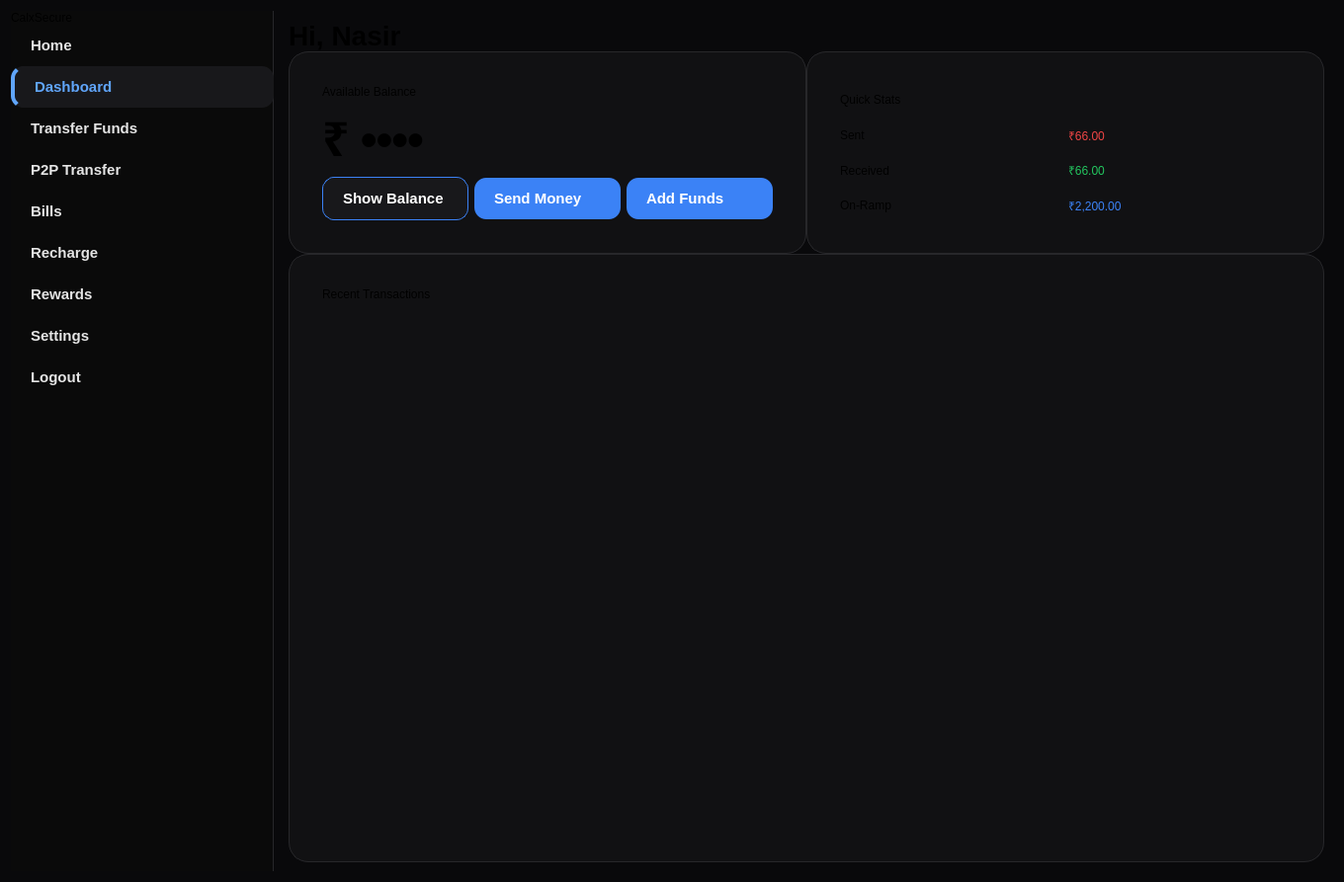
<?xml version="1.0" encoding="UTF-8"?>
<ui version="4.0">
 <class>DashboardPageClass</class>
 <widget class="QWidget" name="DashboardPageClass">
  <property name="geometry">
   <rect>
    <x>0</x>
    <y>0</y>
    <width>1360</width>
    <height>860</height>
   </rect>
  </property>
  <property name="styleSheet">
   <string notr="true">
	   QWidget#DashboardPageClass {
	   background-color: #09090b;
	   font-family: Inter, Segoe UI, sans-serif;
	   color: #ffffff;
	   }

	   /* Sidebar */
	   QWidget#Sidebar {
	   background-color: #0a0a0a;
	   border-right: 1px solid #27272a;
	   min-width: 260px;
	   }
	   QFrame#transferInputCard, QFrame#historyCard {
	   background-color: #111113;
	   border: 1px solid #27272a;
	   border-radius: 20px;
	   }

	   QListWidget#onrampHistoryList::item {
	   padding: 16px 12px;
	   border-bottom: 1px solid #1f1f23;
	   border-radius: 8px;
	   }
	   QListWidget#onrampHistoryList::item:hover {
	   background-color: #1a1a1e;
	   }
	   QPushButton {
	   text-align: left;
	   padding: 14px 24px;
	   border: none;
	   background: transparent;
	   color: #e5e5e5;
	   font-size: 15px;
	   font-weight: 500;
	   }
	   QPushButton:hover { background-color: #1f1f22; color: #ffffff; }
	   QPushButton:checked {
	   background-color: #18181b;
	   color: #60a5fa;
	   border-left: 4px solid #60a5fa;
	   }

	   /* Cards */
	   QFrame#card, QFrame#statsCard, QFrame#balanceCard, QFrame#card_2, QFrame#card_3,
	   QFrame#transferInputCard, QFrame#historyCard {
	   background-color: #111113;
	   border: 1px solid #27272a;
	   border-radius: 20px;
	   padding: 24px;
	   }

	   /* Typography */
	   QLabel#greeting { font-size: 28px; font-weight: 600; }
	   QLabel#balanceAmount { font-size: 48px; font-weight: 700; letter-spacing: -1px; }

	   QLabel[class="subheading"] {
	   font-size: 18px;
	   font-weight: 500;
	   color: #a1a1aa;
	   }

	   /* Buttons */
	   QPushButton {
	   border-radius: 12px;
	   padding: 12px 20px;
	   font-weight: 600;
	   }
	   QPushButton#btnShowBalance {
	   background-color: #18181b;
	   border: 1px solid #3b82f6;
	   color: #ffffff;
	   }
	   QPushButton#btnSendMoney, QPushButton#btnAddFunds, QPushButton#btnAddFundsConfirm,
	   QPushButton#btnPay, QPushButton#btnRecharge, QPushButton#btnCreateBill {
	   background-color: #3b82f6;
	   color: #ffffff;
	   }
	   QPushButton:hover { background-color: #2563eb; }

	   /* Form Elements */
	   QLineEdit, QDoubleSpinBox, QComboBox {
	   background-color: #1f1f23;
	   border: 1px solid #3b82f6;
	   border-radius: 10px;
	   padding: 10px;
	   color: #ffffff;
	   }

	   QListWidget {
	   background-color: transparent;
	   border: none;
	   }
	   QListWidget::item {
	   padding: 14px;
	   border-bottom: 1px solid #27272a;
	   color: #e5e5e5;
	   }
   </string>
  </property>
  <layout class="QHBoxLayout" name="horizontalLayout_2" stretch="1,4">
   <item>
    <widget class="QWidget" name="Sidebar" native="true">
     <layout class="QVBoxLayout">
      <property name="spacing">
       <number>0</number>
      </property>
      <property name="leftMargin">
       <number>0</number>
      </property>
      <property name="topMargin">
       <number>0</number>
      </property>
      <property name="rightMargin">
       <number>0</number>
      </property>
      <item>
       <widget class="QLabel" name="label">
        <property name="text">
         <string>CalxSecure</string>
        </property>
       </widget>
      </item>
      <item>
       <widget class="QPushButton" name="Home_pushButton">
        <property name="text">
         <string>Home</string>
        </property>
        <property name="checkable">
         <bool>true</bool>
        </property>
       </widget>
      </item>
      <item>
       <widget class="QPushButton" name="Dashboard_pushButton">
        <property name="text">
         <string>Dashboard</string>
        </property>
        <property name="checkable">
         <bool>true</bool>
        </property>
        <property name="checked">
         <bool>true</bool>
        </property>
       </widget>
      </item>
      <item>
       <widget class="QPushButton" name="Transfer_pushButton">
        <property name="text">
         <string>Transfer Funds</string>
        </property>
        <property name="checkable">
         <bool>true</bool>
        </property>
       </widget>
      </item>
      <item>
       <widget class="QPushButton" name="P2PTransfer_pushButton">
        <property name="text">
         <string>P2P Transfer</string>
        </property>
        <property name="checkable">
         <bool>true</bool>
        </property>
       </widget>
      </item>
      <item>
       <widget class="QPushButton" name="Bills_pushButton">
        <property name="text">
         <string>Bills</string>
        </property>
        <property name="checkable">
         <bool>true</bool>
        </property>
       </widget>
      </item>
      <item>
       <widget class="QPushButton" name="Recharge_pushButton">
        <property name="text">
         <string>Recharge</string>
        </property>
        <property name="checkable">
         <bool>true</bool>
        </property>
       </widget>
      </item>
      <item>
       <widget class="QPushButton" name="Rewards_pushButton">
        <property name="text">
         <string>Rewards</string>
        </property>
        <property name="checkable">
         <bool>true</bool>
        </property>
       </widget>
      </item>
      <item>
       <widget class="QPushButton" name="Settings_pushButton">
        <property name="text">
         <string>Settings</string>
        </property>
        <property name="checkable">
         <bool>true</bool>
        </property>
       </widget>
      </item>
      <item>
       <widget class="QPushButton" name="btnLogout">
        <property name="text">
         <string>Logout</string>
        </property>
       </widget>
      </item>
      <item>
       <spacer name="verticalSpacer">
        <property name="orientation">
         <enum>Qt::Orientation::Vertical</enum>
        </property>
        <property name="sizeHint" stdset="0">
         <size>
          <width>0</width>
          <height>0</height>
         </size>
        </property>
       </spacer>
      </item>
     </layout>
    </widget>
   </item>
   <item>
    <widget class="QWidget" name="widget" native="true">
     <layout class="QHBoxLayout" name="horizontalLayout">
      <item>
       <widget class="QStackedWidget" name="stackedWidget">
        <property name="currentIndex">
         <number>0</number>
        </property>
        <widget class="QWidget" name="Dashboard">
         <layout class="QVBoxLayout">
          <property name="spacing">
           <number>0</number>
          </property>
          <property name="leftMargin">
           <number>0</number>
          </property>
          <property name="topMargin">
           <number>0</number>
          </property>
          <property name="rightMargin">
           <number>0</number>
          </property>
          <property name="bottomMargin">
           <number>0</number>
          </property>
          <item>
           <widget class="QLabel" name="greeting">
            <property name="text">
             <string>Hi, Nasir</string>
            </property>
           </widget>
          </item>
          <item>
           <layout class="QHBoxLayout">
            <item>
             <widget class="QFrame" name="balanceCard">
              <layout class="QVBoxLayout">
               <item>
                <widget class="QLabel" name="subheading_2">
                 <property name="text">
                  <string>Available Balance</string>
                 </property>
                </widget>
               </item>
               <item>
                <widget class="QLabel" name="balanceAmount">
                 <property name="text">
                  <string>₹ ••••</string>
                 </property>
                </widget>
               </item>
               <item>
                <layout class="QHBoxLayout">
                 <item>
                  <widget class="QPushButton" name="btnShowBalance">
                   <property name="text">
                    <string>Show Balance</string>
                   </property>
                  </widget>
                 </item>
                 <item>
                  <widget class="QPushButton" name="btnSendMoney">
                   <property name="text">
                     <string>Send Money</string>
                   </property>
                  </widget>
                 </item>
                 <item>
                  <widget class="QPushButton" name="btnAddFunds">
                   <property name="text">
                    <string>Add Funds</string>
                   </property>
                  </widget>
                 </item>
                </layout>
               </item>
              </layout>
             </widget>
            </item>
            <item>
             <widget class="QFrame" name="statsCard">
              <layout class="QVBoxLayout">
               <item>
                <widget class="QLabel" name="subheading_3">
                 <property name="text">
                  <string>Quick Stats</string>
                 </property>
                </widget>
               </item>
               <item>
                <layout class="QHBoxLayout">
                 <item>
                  <widget class="QLabel" name="label_2">
                   <property name="text">
                    <string>Sent</string>
                   </property>
                  </widget>
                 </item>
                 <item>
                  <widget class="QLabel" name="lblSent">
                   <property name="styleSheet">
                    <string>color:#ef4444;</string>
                   </property>
                   <property name="text">
                    <string>₹66.00</string>
                   </property>
                  </widget>
                 </item>
                </layout>
               </item>
               <item>
                <layout class="QHBoxLayout">
                 <item>
                  <widget class="QLabel" name="label_3">
                   <property name="text">
                    <string>Received</string>
                   </property>
                  </widget>
                 </item>
                 <item>
                  <widget class="QLabel" name="lblReceived">
                   <property name="styleSheet">
                    <string>color:#22c55e;</string>
                   </property>
                   <property name="text">
                    <string>₹66.00</string>
                   </property>
                  </widget>
                 </item>
                </layout>
               </item>
               <item>
                <layout class="QHBoxLayout">
                 <item>
                  <widget class="QLabel" name="label_4">
                   <property name="text">
                    <string>On-Ramp</string>
                   </property>
                  </widget>
                 </item>
                 <item>
                  <widget class="QLabel" name="lblOnRamp">
                   <property name="styleSheet">
                    <string>color:#3b82f6;</string>
                   </property>
                   <property name="text">
                    <string>₹2,200.00</string>
                   </property>
                  </widget>
                 </item>
                </layout>
               </item>
              </layout>
             </widget>
            </item>
           </layout>
          </item>
          <item>
           <widget class="QFrame" name="card">
            <layout class="QVBoxLayout">
             <item>
              <widget class="QLabel" name="subheading">
               <property name="text">
                <string>Recent Transactions</string>
               </property>
              </widget>
             </item>
             <item>
              <widget class="QListWidget" name="transactionsList"/>
             </item>
            </layout>
           </widget>
          </item>
         </layout>
        </widget>

        <!-- ================= TRANSFER FUNDS PAGE ================= -->
        <widget class="QWidget" name="Transfer">
         <layout class="QVBoxLayout">
          <property name="spacing">
           <number>20</number>
          </property>
          <property name="leftMargin">
           <number>24</number>
          </property>
          <property name="topMargin">
           <number>24</number>
          </property>
          <property name="rightMargin">
           <number>24</number>
          </property>
          <property name="bottomMargin">
           <number>24</number>
          </property>

          <item>
           <widget class="QLabel" name="label_5">
            <property name="styleSheet">
             <string>font-size: 32px; font-weight: 700;</string>
            </property>
            <property name="text">
             <string>Transfer Funds</string>
            </property>
           </widget>
          </item>

          <item>
           <widget class="QFrame" name="transferMainFrame">
            <layout class="QHBoxLayout">
             <property name="spacing">
              <number>24</number>
             </property>

             <!-- LEFT: Input Card -->
             <item>
              <widget class="QFrame" name="transferInputCard">
               <layout class="QVBoxLayout">
                <property name="spacing">
                 <number>16</number>
                </property>
                <item>
                 <widget class="QLabel" name="label_6">
                  <property name="text">
                   <string>Add Money</string>
                  </property>
                  <property name="styleSheet">
                   <string>font-size: 22px; font-weight: 600;</string>
                  </property>
                 </widget>
                </item>

                <item>
                 <widget class="QDoubleSpinBox" name="amountInput">
                  <property name="prefix">
                   <string>₹ </string>
                  </property>
                  <property name="minimum">
                   <double>10.000000000000000</double>
                  </property>
                  <property name="maximum">
                   <double>500000.000000000000000</double>
                  </property>
                  <property name="decimals">
                   <number>2</number>
                  </property>
                 </widget>
                </item>

                <item>
                 <widget class="QLabel" name="lblAmountError">
                  <property name="styleSheet">
                   <string>color: #ef4444; font-size: 13px;</string>
                  </property>
                  <property name="visible">
                   <bool>false</bool>
                  </property>
                 </widget>
                </item>

                <item>
                 <widget class="QComboBox" name="paymentMethod">
                  <item>
                   <property name="text">
                    <string>UPI / Bank Transfer</string>
                   </property>
                  </item>
                  <item>
                   <property name="text">
                    <string>Debit / Credit Card</string>
                   </property>
                  </item>
                 </widget>
                </item>

                <item>
                 <widget class="QWidget" name="cardDetailsWidget" native="true">
                  <property name="visible">
                   <bool>false</bool>
                  </property>
                  <layout class="QVBoxLayout" name="verticalLayout_card">
                   <property name="leftMargin">
                    <number>0</number>
                   </property>
                   <property name="topMargin">
                    <number>0</number>
                   </property>
                   <property name="rightMargin">
                    <number>0</number>
                   </property>
                   <property name="bottomMargin">
                    <number>0</number>
                   </property>
                   <item>
                    <widget class="QLineEdit" name="cardNumberInput">
                     <property name="placeholderText">
                      <string>Card Number</string>
                     </property>
                    </widget>
                   </item>
                   <item>
                    <layout class="QHBoxLayout" name="horizontalLayout_card">
                     <item>
                      <widget class="QLineEdit" name="expiryInput">
                       <property name="placeholderText">
                        <string>MM/YY</string>
                       </property>
                      </widget>
                     </item>
                     <item>
                      <widget class="QLineEdit" name="cvvInput">
                       <property name="placeholderText">
                        <string>CVV</string>
                       </property>
                       <property name="echoMode">
                        <enum>QLineEdit::Password</enum>
                       </property>
                       <property name="maxLength">
                        <number>4</number>
                       </property>
                      </widget>
                     </item>
                    </layout>
                   </item>
                   <item>
                    <widget class="QLineEdit" name="cardNameInput">
                     <property name="placeholderText">
                      <string>Name on Card</string>
                     </property>
                    </widget>
                   </item>
                  </layout>
                 </widget>
                </item>

                <item>
                 <widget class="QPushButton" name="btnAddFundsConfirm">
                  <property name="text">
                   <string>Add Funds Now</string>
                  </property>
                  <property name="enabled">
                   <bool>true</bool>
                  </property>
                 </widget>
                </item>
               </layout>
              </widget>
             </item>

             <!-- RIGHT: On-Ramp History -->
             <item>
              <widget class="QFrame" name="historyCard">
               <layout class="QVBoxLayout">
                <property name="spacing">
                 <number>12</number>
                </property>
                <item>
                 <widget class="QLabel">
                  <property name="text">
                   <string>On-Ramp History</string>
                  </property>
                  <property name="styleSheet">
                   <string>font-size: 20px; font-weight: 600;</string>
                  </property>
                 </widget>
                </item>
                <item>
                 <widget class="QListWidget" name="onrampHistoryList"/>
                </item>
               </layout>
              </widget>
             </item>
            </layout>
           </widget>
          </item>
         </layout>
        </widget>

        <!-- ================= P2P TRANSFER PAGE ================= -->
        <widget class="QWidget" name="P2PTransfer">
         <layout class="QVBoxLayout">
          <property name="spacing">
           <number>0</number>
          </property>
          <property name="leftMargin">
           <number>0</number>
          </property>
          <property name="topMargin">
           <number>0</number>
          </property>
          <property name="rightMargin">
           <number>0</number>
          </property>
          <property name="bottomMargin">
           <number>0</number>
          </property>
          <item>
           <widget class="QLabel" name="label_7">
            <property name="styleSheet">
             <string>font-size: 28px; font-weight: 600;</string>
            </property>
            <property name="text">
             <string>P2P Transfer</string>
            </property>
           </widget>
          </item>
          <item>
           <widget class="QFrame" name="card_3">
            <layout class="QVBoxLayout">
             <item>
              <widget class="QLabel" name="label_8">
               <property name="text">
                <string>Send Money</string>
               </property>
              </widget>
             </item>
             <item>
              <widget class="QLineEdit" name="mobileNumber">
               <property name="placeholderText">
                <string>Enter 10-digit mobile number</string>
               </property>
               <property name="maxLength">
                <number>10</number>
               </property>
              </widget>
             </item>
             <item>
              <widget class="QLabel" name="lblMobileError">
               <property name="styleSheet">
                <string>color: #ef4444; font-size: 11px;</string>
               </property>
               <property name="text">
                <string>Invalid mobile number</string>
               </property>
               <property name="visible">
                <bool>false</bool>
               </property>
              </widget>
             </item>
             <item>
              <widget class="QDoubleSpinBox" name="p2pAmount">
               <property name="prefix">
                <string>₹ </string>
               </property>
               <property name="minimum">
                <double>0.00</double>
               </property>
               <property name="maximum">
                <double>999999.00</double>
               </property>
              </widget>
             </item>
             <item>
              <widget class="QLabel" name="lblAmountError">
               <property name="styleSheet">
                <string>color: #ef4444; font-size: 11px;</string>
               </property>
               <property name="text">
                <string>Invalid amount / Insufficient balance</string>
               </property>
               <property name="visible">
                <bool>false</bool>
               </property>
              </widget>
             </item>
             <item>
              <widget class="QPushButton" name="btnPay">
               <property name="text">
                <string>Send Money</string>
               </property>
               <property name="enabled">
                <bool>false</bool>
               </property>
              </widget>
             </item>
            </layout>
           </widget>
          </item>
         </layout>
        </widget>

        <!-- ================= BILLS PAGE ================= -->
        <widget class="QWidget" name="Bills">
         <layout class="QVBoxLayout">
          <property name="spacing">
           <number>15</number>
          </property>
          <property name="leftMargin">
           <number>20</number>
          </property>
          <property name="topMargin">
           <number>20</number>
          </property>
          <property name="rightMargin">
           <number>20</number>
          </property>
          <property name="bottomMargin">
           <number>20</number>
          </property>
          <item>
           <widget class="QLabel" name="label_9">
            <property name="styleSheet">
             <string>font-size: 28px; font-weight: 600;</string>
            </property>
            <property name="text">
             <string>Manage Bills</string>
            </property>
           </widget>
          </item>
          <item>
           <layout class="QHBoxLayout">
            <item>
             <widget class="QPushButton" name="btnCreateBill">
              <property name="text">
               <string>+ Create New Bill</string>
              </property>
             </widget>
            </item>
            <item>
             <spacer name="horizontalSpacer">
              <property name="orientation">
               <enum>Qt::Horizontal</enum>
              </property>
              <property name="sizeHint" stdset="0">
               <size>
                <width>40</width>
                <height>20</height>
               </size>
              </property>
             </spacer>
            </item>
           </layout>
          </item>
          <item>
           <widget class="QFrame" name="card">
            <layout class="QVBoxLayout">
             <item>
              <widget class="QLabel" name="billsTitle">
               <property name="text">
                <string>Upcoming &amp; Pending Bills</string>
               </property>
               <property name="styleSheet">
                <string>font-size: 18px; font-weight: 600; color: #e2e8f0;</string>
               </property>
              </widget>
             </item>
             <item>
              <widget class="QListWidget" name="billsList"/>
             </item>
            </layout>
           </widget>
          </item>
         </layout>
        </widget>

        <!-- ================= RECHARGE PAGE ================= -->
        <widget class="QWidget" name="Recharge">
         <layout class="QVBoxLayout">
          <property name="spacing">
           <number>0</number>
          </property>
          <property name="leftMargin">
           <number>0</number>
          </property>
          <property name="topMargin">
           <number>0</number>
          </property>
          <property name="rightMargin">
           <number>0</number>
          </property>
          <property name="bottomMargin">
           <number>0</number>
          </property>
          <item>
           <widget class="QLabel" name="label_10">
            <property name="styleSheet">
             <string>font-size: 28px; font-weight: 600;</string>
            </property>
            <property name="text">
             <string>Mobile Recharge</string>
            </property>
           </widget>
          </item>
          <item>
           <widget class="QFrame" name="card">
            <layout class="QVBoxLayout">
             <item>
              <widget class="QLabel" name="label">
               <property name="text">
                <string>Recharge Your Mobile</string>
               </property>
              </widget>
             </item>
             <item>
              <widget class="QLineEdit" name="rechargeNumber">
               <property name="placeholderText">
                <string>Enter Mobile Number</string>
               </property>
              </widget>
             </item>
             <item>
              <widget class="QDoubleSpinBox" name="rechargeAmount">
               <property name="prefix">
                <string>₹ </string>
               </property>
               <property name="maximum">
                <double>10000.000000000000000</double>
               </property>
              </widget>
             </item>
             <item>
              <widget class="QComboBox" name="operatorCombo">
               <item>
                <property name="text">
                 <string>Airtel</string>
                </property>
               </item>
               <item>
                <property name="text">
                 <string>Jio</string>
                </property>
               </item>
               <item>
                <property name="text">
                 <string>Vi</string>
                </property>
               </item>
               <item>
                <property name="text">
                 <string>BSNL</string>
                </property>
               </item>
              </widget>
             </item>
             <item>
              <widget class="QPushButton" name="btnRecharge">
               <property name="text">
                <string>Recharge Now</string>
               </property>
              </widget>
             </item>
            </layout>
           </widget>
          </item>
         </layout>
        </widget>

        <!-- ================= REWARDS PAGE ================= -->
        <widget class="QWidget" name="Rewards">
         <layout class="QVBoxLayout">
          <property name="spacing">
           <number>0</number>
          </property>
          <property name="leftMargin">
           <number>0</number>
          </property>
          <property name="topMargin">
           <number>0</number>
          </property>
          <property name="rightMargin">
           <number>0</number>
          </property>
          <property name="bottomMargin">
           <number>0</number>
          </property>
          <item>
           <widget class="QLabel" name="label_11">
            <property name="styleSheet">
             <string>font-size: 28px; font-weight: 600;</string>
            </property>
            <property name="text">
             <string>Rewards &amp; Cashback</string>
            </property>
           </widget>
          </item>
          <item>
           <widget class="QFrame" name="card">
            <layout class="QVBoxLayout">
             <item>
              <widget class="QLabel" name="label">
               <property name="text">
                <string>Available Rewards</string>
               </property>
              </widget>
             </item>
             <item>
              <widget class="QListWidget" name="rewardsList"/>
             </item>
            </layout>
           </widget>
          </item>
         </layout>
        </widget>

		   <widget class="QWidget" name="Settings">
			   <layout class="QVBoxLayout">
				   <property name="spacing">
					   <number>30</number>
				   </property>
				   <property name="leftMargin">
					   <number>40</number>
				   </property>
				   <property name="topMargin">
					   <number>40</number>
				   </property>
				   <property name="rightMargin">
					   <number>40</number>
				   </property>
				   <property name="bottomMargin">
					   <number>40</number>
				   </property>

				   <item>
					   <widget class="QLabel" name="settingsTitle">
						   <property name="text">
							   <string>Settings</string>
						   </property>
						   <property name="styleSheet">
							   <string>font-size: 36px; font-weight: 700; color: #ffffff;</string>
						   </property>
					   </widget>
				   </item>

				   <item>
					   <widget class="QFrame" name="settingsCard">
						   <property name="styleSheet">
							   <string>
								   QFrame#settingsCard {
								   background-color: #111113;
								   border: 1px solid #27272a;
								   border-radius: 24px;
								   padding: 32px;
								   }
							   </string>
						   </property>
						   <layout class="QVBoxLayout">
							   <property name="spacing">
								   <number>24</number>
							   </property>

							   <!-- Profile -->
							   <item>
								   <widget class="QLabel">
									   <property name="text">
										   <string>&lt;b style='font-size:19px'&gt;👤 Profile Information&lt;/b&gt;</string>
									   </property>
								   </widget>
							   </item>
							   <item>
								   <widget class="QLabel" name="lblProfileName">
									   <property name="text">
										   <string>Full Name: Nasir Nadaf</string>
									   </property>
								   </widget>
							   </item>
							   <item>
								   <widget class="QLabel" name="lblProfilePhone">
									   <property name="text">
										   <string>Phone: 9876543210</string>
									   </property>
								   </widget>
							   </item>
							   <item>
								   <widget class="QLabel" name="lblProfileEmail">
									   <property name="text">
										   <string>Email: nasir@test.com</string>
									   </property>
								   </widget>
							   </item>

							   <item>
								   <widget class="QPushButton" name="btnEditProfile">
									   <property name="text">
										   <string>✏️ Edit Profile</string>
									   </property>
								   </widget>
							   </item>

							   <!-- Security -->
							   <item>
								   <widget class="QLabel">
									   <property name="text">
										   <string>&lt;b style='font-size:19px'&gt;🔒 Security&lt;/b&gt;</string>
									   </property>
								   </widget>
							   </item>
							   <item>
								   <widget class="QPushButton" name="btnChangePin">
									   <property name="text">
										   <string>Change Transaction PIN</string>
									   </property>
								   </widget>
							   </item>
							   <item>
								   <widget class="QPushButton" name="btnResetPin">
									   <property name="text">
										   <string>Reset Transaction PIN</string>
									   </property>
								   </widget>
							   </item>

							   <!-- Appearance -->
							   <item>
								   <widget class="QLabel">
									   <property name="text">
										   <string>&lt;b style='font-size:19px'&gt;🎨 Appearance&lt;/b&gt;</string>
									   </property>
								   </widget>
							   </item>
							   <item>
								   <widget class="QPushButton" name="btnToggleTheme">
									   <property name="text">
										   <string>Toggle Dark / Light Theme</string>
									   </property>
								   </widget>
							   </item>

							   <!-- Account -->
							   <item>
								   <widget class="QLabel">
									   <property name="text">
										   <string>&lt;b style='font-size:19px'&gt;⚙️ Account&lt;/b&gt;</string>
									   </property>
								   </widget>
							   </item>
							   <item>
								   <widget class="QPushButton" name="btnLogout">
									   <property name="text">
										   <string>Logout</string>
									   </property>
								   </widget>
							   </item>
						   </layout>
					   </widget>
				   </item>
         </layout>
        </widget>
       </widget>
      </item>
     </layout>
    </widget>
   </item>
  </layout>
 </widget>
 <resources/>
 <connections/>
</ui>
